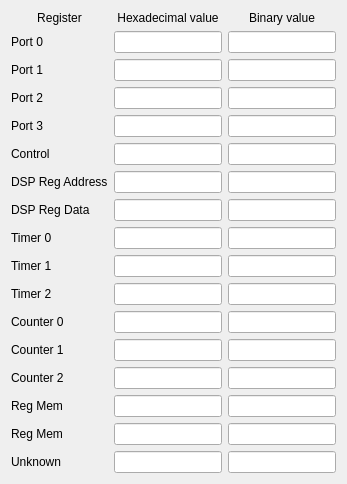
      <widget class="QWidget" name="APU">
       <attribute name="title">
        <string>APU</string>
       </attribute>
       <layout class="QGridLayout" name="gridLayout_4">
        <item row="0" column="0">
         <layout class="QGridLayout" name="gridLayout_14">
          <item row="13" column="0">
           <widget class="QLabel" name="counter2Label">
            <property name="text">
             <string>Counter 2</string>
            </property>
           </widget>
          </item>
          <item row="8" column="2">
           <widget class="QLineEdit" name="timer0LineEdit"/>
          </item>
          <item row="0" column="0">
           <widget class="QLabel" name="name">
            <property name="sizePolicy">
             <sizepolicy hsizetype="Preferred" vsizetype="Preferred">
              <horstretch>0</horstretch>
              <verstretch>0</verstretch>
             </sizepolicy>
            </property>
            <property name="maximumSize">
             <size>
              <width>16777215</width>
              <height>25</height>
             </size>
            </property>
            <property name="text">
             <string>Register</string>
            </property>
            <property name="scaledContents">
             <bool>false</bool>
            </property>
            <property name="alignment">
             <set>Qt::AlignCenter</set>
            </property>
            <property name="wordWrap">
             <bool>false</bool>
            </property>
           </widget>
          </item>
          <item row="2" column="2">
           <widget class="QLineEdit" name="port1LineEdit"/>
          </item>
          <item row="13" column="2">
           <widget class="QLineEdit" name="counter2LineEdit"/>
          </item>
          <item row="0" column="1">
           <widget class="QLabel" name="hexa">
            <property name="sizePolicy">
             <sizepolicy hsizetype="Preferred" vsizetype="Preferred">
              <horstretch>0</horstretch>
              <verstretch>0</verstretch>
             </sizepolicy>
            </property>
            <property name="text">
             <string>Hexadecimal value</string>
            </property>
            <property name="scaledContents">
             <bool>false</bool>
            </property>
            <property name="alignment">
             <set>Qt::AlignCenter</set>
            </property>
            <property name="wordWrap">
             <bool>false</bool>
            </property>
           </widget>
          </item>
          <item row="6" column="2">
           <widget class="QLineEdit" name="dSPRegAddressLineEdit"/>
          </item>
          <item row="2" column="1">
           <widget class="QLineEdit" name="port1hexaLineEdit"/>
          </item>
          <item row="15" column="1">
           <widget class="QLineEdit" name="regMemhexaLineEdit_2"/>
          </item>
          <item row="6" column="1">
           <widget class="QLineEdit" name="dSPRegAddresshexaLineEdit"/>
          </item>
          <item row="1" column="2">
           <widget class="QLineEdit" name="port0LineEdit"/>
          </item>
          <item row="7" column="0">
           <widget class="QLabel" name="dSPRegDataLabel">
            <property name="text">
             <string>DSP Reg Data</string>
            </property>
           </widget>
          </item>
          <item row="11" column="0">
           <widget class="QLabel" name="counter0Label">
            <property name="text">
             <string>Counter 0</string>
            </property>
           </widget>
          </item>
          <item row="16" column="1">
           <widget class="QLineEdit" name="unknownhexaLineEdit"/>
          </item>
          <item row="9" column="0">
           <widget class="QLabel" name="timer1Label">
            <property name="text">
             <string>Timer 1</string>
            </property>
           </widget>
          </item>
          <item row="8" column="0">
           <widget class="QLabel" name="timer0Label">
            <property name="text">
             <string>Timer 0</string>
            </property>
           </widget>
          </item>
          <item row="8" column="1">
           <widget class="QLineEdit" name="timer0hexaLineEdit"/>
          </item>
          <item row="6" column="0">
           <widget class="QLabel" name="dSPRegAddressLabel">
            <property name="text">
             <string>DSP Reg Address</string>
            </property>
           </widget>
          </item>
          <item row="15" column="0">
           <widget class="QLabel" name="regMemLabel_2">
            <property name="text">
             <string>Reg Mem</string>
            </property>
           </widget>
          </item>
          <item row="15" column="2">
           <widget class="QLineEdit" name="regMemLineEdit_2"/>
          </item>
          <item row="3" column="2">
           <widget class="QLineEdit" name="port2LineEdit"/>
          </item>
          <item row="3" column="0">
           <widget class="QLabel" name="port2Label">
            <property name="text">
             <string>Port 2</string>
            </property>
           </widget>
          </item>
          <item row="5" column="0">
           <widget class="QLabel" name="controlLabel">
            <property name="text">
             <string>Control</string>
            </property>
           </widget>
          </item>
          <item row="16" column="2">
           <widget class="QLineEdit" name="unknownLineEdit"/>
          </item>
          <item row="5" column="1">
           <widget class="QLineEdit" name="controlhexaLineEdit"/>
          </item>
          <item row="11" column="1">
           <widget class="QLineEdit" name="counter0hexaLineEdit"/>
          </item>
          <item row="4" column="2">
           <widget class="QLineEdit" name="port3LineEdit"/>
          </item>
          <item row="4" column="1">
           <widget class="QLineEdit" name="port3hexaLineEdit"/>
          </item>
          <item row="11" column="2">
           <widget class="QLineEdit" name="counter0LineEdit"/>
          </item>
          <item row="4" column="0">
           <widget class="QLabel" name="port3Label">
            <property name="text">
             <string>Port 3</string>
            </property>
           </widget>
          </item>
          <item row="12" column="0">
           <widget class="QLabel" name="counter1Label">
            <property name="text">
             <string>Counter 1</string>
            </property>
           </widget>
          </item>
          <item row="14" column="0">
           <widget class="QLabel" name="regMemLabel">
            <property name="text">
             <string>Reg Mem</string>
            </property>
           </widget>
          </item>
          <item row="14" column="2">
           <widget class="QLineEdit" name="regMemLineEdit"/>
          </item>
          <item row="2" column="0">
           <widget class="QLabel" name="port1Label">
            <property name="text">
             <string>Port 1</string>
            </property>
           </widget>
          </item>
          <item row="10" column="1">
           <widget class="QLineEdit" name="timer2hexaLineEdit"/>
          </item>
          <item row="1" column="1">
           <widget class="QLineEdit" name="port0hexaLineEdit"/>
          </item>
          <item row="9" column="1">
           <widget class="QLineEdit" name="timer1hexaLineEdit"/>
          </item>
          <item row="7" column="1">
           <widget class="QLineEdit" name="dSPRegDatahexaLineEdit"/>
          </item>
          <item row="16" column="0">
           <widget class="QLabel" name="unknownLabel">
            <property name="text">
             <string>Unknown</string>
            </property>
           </widget>
          </item>
          <item row="10" column="0">
           <widget class="QLabel" name="timer2Label">
            <property name="text">
             <string>Timer 2</string>
            </property>
           </widget>
          </item>
          <item row="0" column="2">
           <widget class="QLabel" name="binary">
            <property name="sizePolicy">
             <sizepolicy hsizetype="Preferred" vsizetype="Preferred">
              <horstretch>0</horstretch>
              <verstretch>0</verstretch>
             </sizepolicy>
            </property>
            <property name="text">
             <string>Binary value</string>
            </property>
            <property name="scaledContents">
             <bool>false</bool>
            </property>
            <property name="alignment">
             <set>Qt::AlignCenter</set>
            </property>
            <property name="wordWrap">
             <bool>false</bool>
            </property>
           </widget>
          </item>
          <item row="5" column="2">
           <widget class="QLineEdit" name="controlLineEdit"/>
          </item>
          <item row="7" column="2">
           <widget class="QLineEdit" name="dSPRegDataLineEdit"/>
          </item>
          <item row="13" column="1">
           <widget class="QLineEdit" name="counter2hexaLineEdit"/>
          </item>
          <item row="12" column="2">
           <widget class="QLineEdit" name="counter1LineEdit"/>
          </item>
          <item row="1" column="0">
           <widget class="QLabel" name="port0Label">
            <property name="text">
             <string>Port 0</string>
            </property>
           </widget>
          </item>
          <item row="12" column="1">
           <widget class="QLineEdit" name="counter1hexaLineEdit"/>
          </item>
          <item row="3" column="1">
           <widget class="QLineEdit" name="port2hexaLineEdit"/>
          </item>
          <item row="9" column="2">
           <widget class="QLineEdit" name="timer1LineEdit"/>
          </item>
          <item row="10" column="2">
           <widget class="QLineEdit" name="timer2LineEdit"/>
          </item>
          <item row="14" column="1">
           <widget class="QLineEdit" name="regMemhexaLineEdit"/>
          </item>
         </layout>
        </item>
       </layout>
      </widget>
